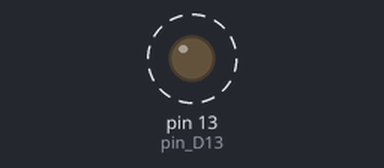
The sketch below on a simulated Arduino Mega 2560, built with avr-gcc and run on an emulated ATmega2560. On the bench: output pins drawn as LEDs (lit = HIGH). Dashed ring = blinking. What the sketch prints to the serial monitor is not drawn.

Above: at 1.95 s.
Timing chart, 0 to 4.8 s (numbered marks = the images above):
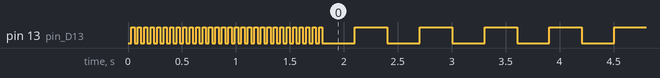

The sketch:

SerialPassthrough.ino
````cpp
/**
 * @file SerialPassthrough.ino
 * @brief Link serial trafic between Serial <--> Serial1 AND Serial2 <--> Serial3
 * @author jzupan
 * @date 2023
 * @note Arduino IDE & libraries are used here
 * @note With "cross_port_or_asy_Tx", we can select:
 * - cyclic transmitting bytes to all Serial() ports (0,1,2,3) or
 * - receive/transmit bytes between two cross-connected Serial port pairs
 * @note Use a copy of patched "pins_arduino.h" originally placed in:
 * @nore C:/Users/user/AppData/Local/arduino15/packages/arduino/hardware/megaavr/1.8.5/variants/nona4809/pins_arduino.h
 * @note Patches enables Serial2 & 3
 * @note Atmega4809 CPU USARTs:
 * ```
 * Serial  == USB/CDC (USART3)
 * Serial1 == USART1
 * Serial2 == USART0
 * Serial3 == USART2
 * ```
 */
#include <Arduino.h>
#include <util/delay.h>

#define cross_port 0
#define async_tx  1
#define cross_port_or_asy_Tx 1    // <========== select here

/**
 * @image   html "nano_every.png"  "Arduino NANO EVERY modul"  height=150px
 */

 /*
 []------------------------------------------------------------------------[]
*/
void led_toggle (void) {
static uint8_t ff = 0;
  ff = ff ? 0 : 1;
  if (ff) digitalWrite(LED_BUILTIN, HIGH);
  else    digitalWrite(LED_BUILTIN, LOW);
}

/*
 []------------------------------------------------------------------------[]
*/
void setup() {
uint8_t n = 60;
  pinMode(LED_BUILTIN, OUTPUT); // pin D13 (PE2)

  while(n--) { // Intro
    delay(30);
    led_toggle();
  }

  Serial.begin(115200);  // (USART3)  USB/CDC
  Serial1.begin(115200); //  USART1  TTL Rx=pin0 (PC5), Tx=pin1 (PC4)
  Serial2.begin(115200); //  USART0  TTL Rx=pin7 (PA1), Tx=pin2 (PA0)
  Serial3.begin(115200); //  USART2  TTL Rx=pin6 (PF4), Tx=pin3 (PF5)
}

char n = 0;

/* Transmit bytes on USART0, 1, 2, & 3
 []------------------------------------------------------------------------[]
*/
void loop() {

#if cross_port_or_asy_Tx == async_tx

  while(1) // Sending to all Serial ports
  {
    Serial.write('0');  // USB/CDC == USART3
    _delay_us(120);

    Serial1.write('1'); // TTL Rx=pin D0 (PC5), Tx=pin D1 (PC4)
    _delay_us(120);

    Serial2.write('2'); // TTL Rx=pin D7 (PA1), Tx=pin D2 (PA0)
    _delay_us(120);
    Serial2.write('2');
    _delay_us(120);

    Serial3.write('3'); // TTL Rx=pin D6 (PF4), Tx=pin D3 (PF5)
    _delay_us(120);
    Serial3.write('3');
    _delay_us(120);
    Serial3.write('3');

    delay(300); // ms
    led_toggle();
  }

#else

/*  or Cross connect Serial <==> Serial1 & Serial2 <==> Serial3
 []------------------------------------------------------------------------[]
*/
  if (Serial.available()) {            // If anything comes in Serial (USB),
    Serial1.write(n = Serial.read());  // read it and send it out Serial1 (pins 0 & 1)
    if (n == '\n') digitalWrite(LED_BUILTIN, HIGH);
  }

  if (Serial1.available()) {            //
    Serial.write(n = Serial1.read());   //
    if (n == '\n') digitalWrite(LED_BUILTIN, LOW);
  }

  if (Serial2.available()) {            //
    Serial3.write(n = Serial2.read());  //
    if (n == '\n') digitalWrite(LED_BUILTIN, HIGH);
  }

  if (Serial3.available()) {            //
    Serial2.write(n = Serial3.read());  //
    if (n == '\n') digitalWrite(LED_BUILTIN, LOW);
  }
#endif

}

// Še doddatna dokumentacija (SI):
/**
 * @mainpage Testiranje oddaje in prometa med serijskimi porti oziroma UART-i <img src="SIflag.gif" alt="SI" style="float: right; height: 25px;">
 *
 * @section uvod Uvod
 *
 * Preprost program za asinhrono oddajanje in medsebojno povezavo UART parov na procesorju Atmega4809.
 *
 * @image   html "NANO_Every_jz.png"  "Arduino NANO EVERY modul"  height=350px
 *
 * @section sekcija1 Dodatno
 *
 * Serial  <---> Serial1 @115.200 baud.<br>
 * Serial2 <---> Serial3 @115.200 baud.<br>
 * Pomni!<br>
 * Serial2 in 3 delujeta samo po spremembi sicer priloženega "pins_arduino.h"!<br><br>
 * Program je napisan za Arduino IDE in deluje.
 */
````

Measured:
- by itself, pin 13 (pin_D13): goes 29 × (LOW 0.03 s, HIGH 0.03 s), 213 × (LOW 0.30 s, HIGH 0.30 s), then LOW
